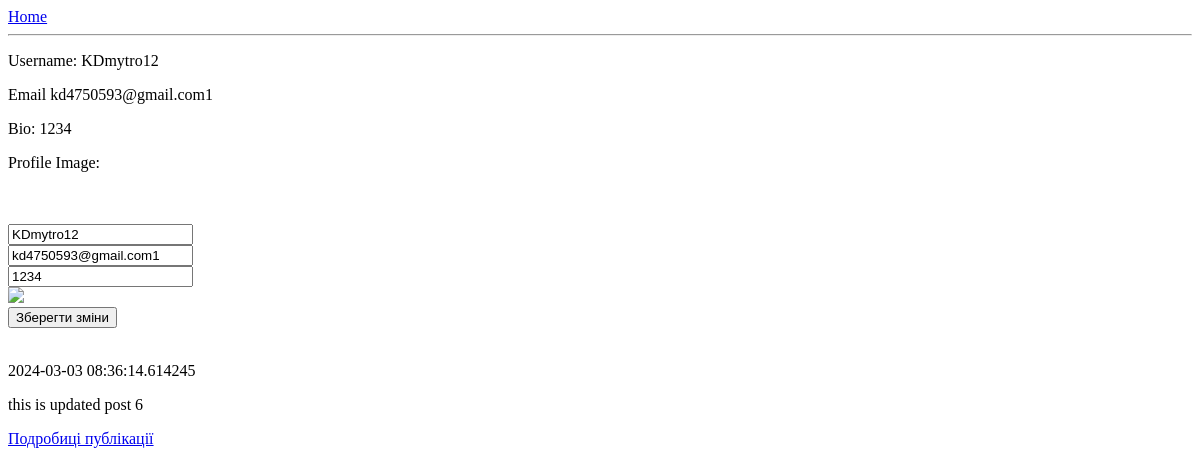
/profile/1/ (signed in), run on an earlier commit of the app's database.
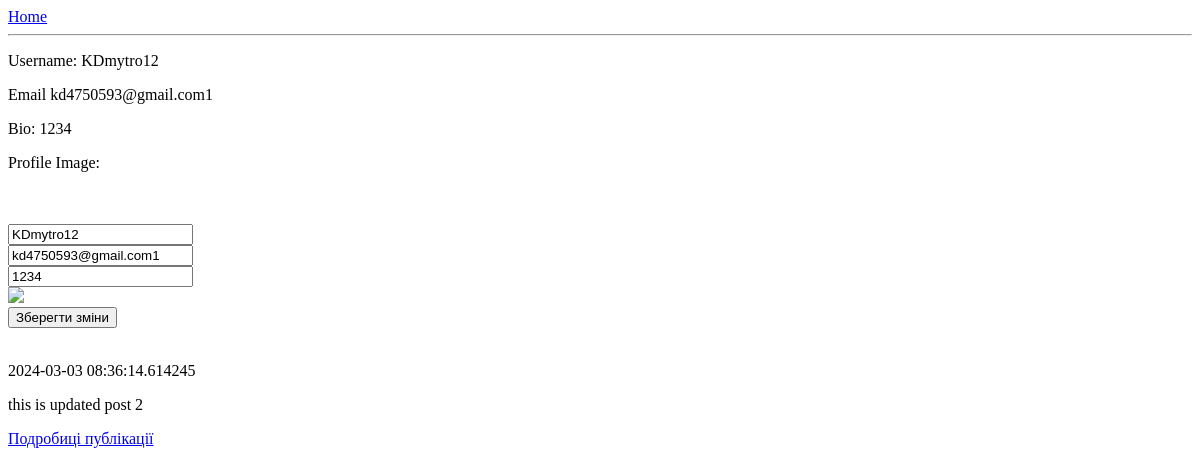
And on a later commit of the database.
### Testing_App/models.py (models this page shows)
class Posts  (models.Model):
    text = models.CharField(max_length=750)
    added_at = models.CharField(max_length=50)
    user = models.ForeignKey(User,on_delete=models.CASCADE)

### Testing_App/views.py (the view, shortened to what this page needs)
# urls.py: path('profile/<int:pk>/', views.UpdateProfile.as_view(), name='profileView')
class  UpdateProfile(UpdateView):
    template_name="Profile.html"
    form_class=UpdateProfile
    model=User
    def get_context_data(self,**kwargs):
        context = super().get_context_data(**kwargs)
        context["username"]=User.objects.get(id=self.kwargs["pk"])
        context["posts"]=Posts.objects.filter(user=User.objects.get(id=self.kwargs["pk"]))
        return context
    def get_initial(self):
        user=self.request.user
        return {"username":user.username,"email":user.email,"bio":user.bio,"picture":user.profile_photo}

### Testing_App/forms.py
class UpdateProfile(forms.ModelForm):
    class Meta:
        model=User
        fields=["username","email","bio"]

### Testing_App/templates/Profile.html (shortened to what this page needs)
{% extends 'base.html' %}
{% block content %}
          <p>Username: {{ user.username }}</p>
          <p>Email {{ user.email }}</p>
          <p>Bio: {{ user.bio }}</p>
          <p>Profile Image: {{ user.profile_photo }}</p><br><br>
            <form method="post">
                {{ form.username }}<br>
                {{ form.email }}<br>
                {{ form.bio }}<br>
                <img src=form.picture><br>
                <button type="submit">Зберегти зміни</button>
            </form>
           {% for i in posts %}
                    <br><p>{{i.added_at}}</p>
                    <p>{{i.text}}</p>
                     <a href="/post/{{ i.id }}">Подробиці публікації</a><br>
           {% endfor %}
{% endblock %}

What changed in the data, as far as the page shows it:
changed Posts: text "this is updated post 6" → "this is updated post 2"
